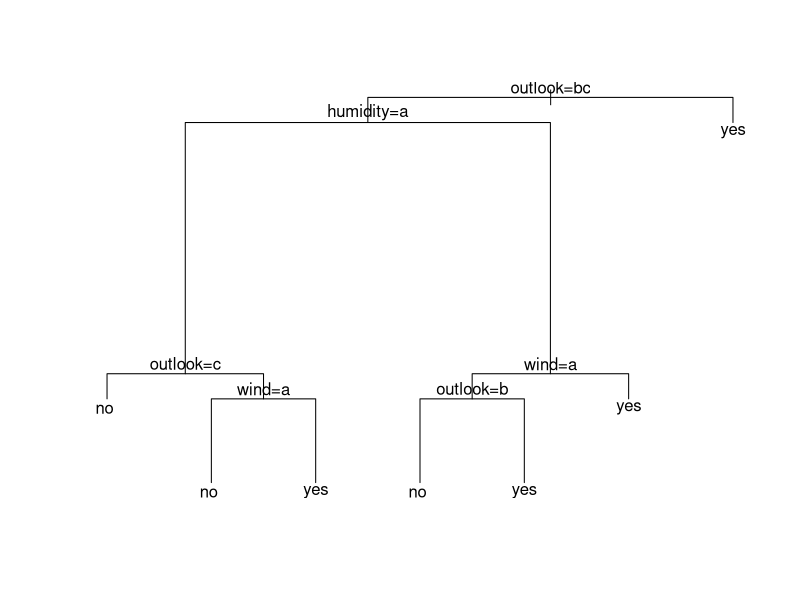

Write R code to recreate this figure.
# Decision Tree Learning: a toy example
# -------------------------------------

# CART
# ----

# Use rpart library.
library(rpart)

# Load data into session.
train <- read.csv("assignment2/playTennis.csv")

# Formula used to compute the relation.
formula  = Class ~ outlook + temperature + humidity + wind

# Set rpart options; in this case, split if more than minsplit observations are left in a node
# and if the lack of fit is reduced by at least cp by the split.
option <- rpart.control(minsplit = 1, cp = 0)

# Construct the decision tree.
tree <- rpart(formula, data=train, control=option)

# Output the tree.
print(tree)
plot(tree)
text(tree)

# Questions
# ---------

# We cannot produce the ID3 tree using CART, since the latter can only construct binary trees.
# Using minsplit=10 and cp=0 guarantees the split will be performed only
#  if the node has at least 10 observations (and, trivially, at least decreases lack of fit by 0).
# ID3 splits each node separately, but the same attribute can be used multiple times.
# Using cp=1 means that splits only occur if they decrease the lack of fit by 1.
# CART only computes binary trees; ID3 does not.
# The ID3 tree can always be reproduced functionally (by binarizing each attribute sufficiently).
# CART trees are deeper than ID3 trees because they are binary whereas ID3 trees are not.
# It is not always trivial to "merge" nodes like that,
#  since binarization does not always happen on the same attribute in succession.